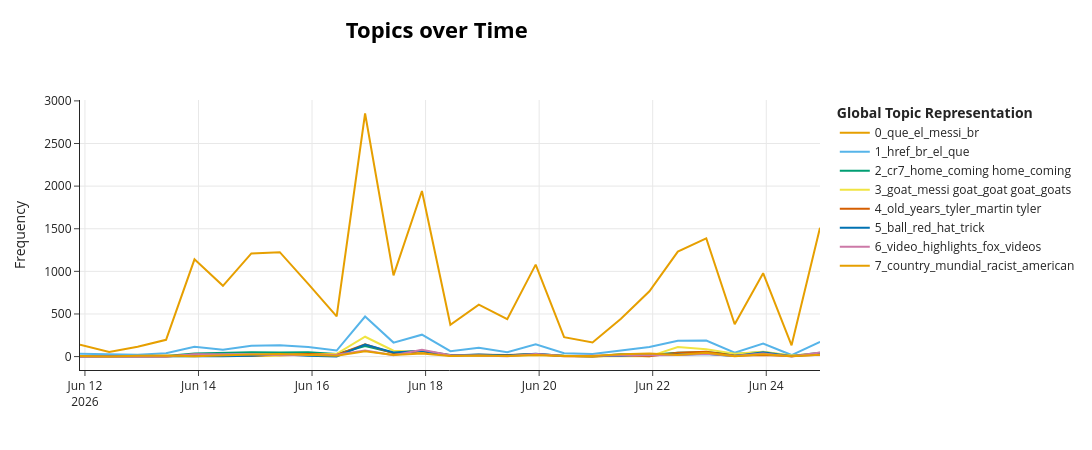

The notebook cell this image was saved under:
### Markdown cell above
---

### 4. Evolución temporal de tópicos

BERTopic puede calcular cómo cambia la prevalencia de cada tópico en el tiempo. Con un solo partido, la granularidad disponible es la fecha/hora de publicación del comentario.

### Code cell
if df is not None and not df.empty and 'topic' in df.columns:
    import time as _time
    _t0 = _time.monotonic()

    # --- Ensure texts is in scope (re-extract from df if needed) ---
    if 'texts' not in dir() or texts is None:
        texts = df['text_clean'].tolist()

    timestamps_raw = df['published_at'] if 'published_at' in df.columns else df.get('created_utc', pd.Series([pd.NaT]*len(df)))
    timestamps = pd.to_datetime(timestamps_raw, errors='coerce')

    # Align texts and timestamps: keep only rows where BOTH are valid
    valid_mask = timestamps.notna() & df['text_clean'].notna()
    n_valid = valid_mask.sum()
    print(f"Comentarios con timestamp + texto valido: {n_valid}/{len(df)}")

    if n_valid > 10:
        try:
            # NOTE: BERTopic's topics_over_time requires docs matching the fitting data.
            # With nr_bins=20 and tuning=False, 20K+ docs complete in <10s.
            span_days = (timestamps[valid_mask].max() - timestamps[valid_mask].min()).total_seconds() / 86400
            nr_bins = max(20, min(int(span_days * 2), 48))
            print(f"Rango fechas: {span_days:.1f} dias, nr_bins={nr_bins}")

            tot_df = topics_over_time_df(
                model, texts, timestamps,
                nr_bins=nr_bins,
                global_tuning=False,
                evolution_tuning=False,
            )

            _elapsed = _time.monotonic() - _t0
            if not tot_df.empty:
                print(f"Evolucion temporal calculada: {tot_df.shape[0]} filas ({_elapsed:.1f}s)")
                try:
                    fig = model.visualize_topics_over_time(tot_df, top_n_topics=min(8, tot_df['Topic'].nunique()))
                    fig.show()
                except Exception as exc:
                    print(f"Visualizacion no disponible: {exc}")
                    display(tot_df.head(10))
            else:
                print("No se pudo calcular la evolucion temporal.")
        except Exception as exc:
            print(f"Evolucion temporal omitida (error): {exc}")
    else:
        print(f"Solo {n_valid} comentarios con timestamp valido — insuficiente.")

### Figure 1 — Plotly figure (JSON) as saved in the notebook; plotly's stock layout.template omitted (floating-point values rounded to 4 significant figures)
{"data": [{"hoverinfo": "text", "hovertext": ["<b>Topic 0</b><br>Words: méxico, mexico, vamos, mexicano, que", "<b>Topic 0</b><br>Words: méxico, cup started, mexico, egypt, cup", "<b>Topic 0</b><br>Words: paraguay, el, que, en, es", "<b>Topic 0</b><br>Words: que, paraguay, el, la, en", "<b>Topic 0</b><br>Words: brazil, morocco, brasil, marruecos, el", "<b>Topic 0</b><br>Words: germany, brazil, que, marruecos, en", "<b>Topic 0</b><br>Words: japan, germany, game, br, team", "<b>Topic 0</b><br>Words: verde, spain, cape, cape verde, españa", "<b>Topic 0</b><br>Words: spain, verde, germany, cape, cape verde", "<b>Topic 0</b><br>Words: world, france, cup, world cup, mbappe", "<b>Topic 0</b><br>Words: messi, que, el, argentina, la", "<b>Topic 0</b><br>Words: messi, que, argentina, el, es", "<b>Topic 0</b><br>Words: england, kane, croatia, tuchel, team", "<b>Topic 0</b><br>Words: england, world, cup, colombia, el", "<b>Topic 0</b><br>Words: mexico, korea, game, england, team", "<b>Topic 0</b><br>Words: mexico, que, korea, br, méxico", "<b>Topic 0</b><br>Words: brazil, haiti, br, qatar, team", "<b>Topic 0</b><br>Words: turkey, paraguay, team, brazil, turkish", "<b>Topic 0</b><br>Words: alemania, brazil, la, que, el", "<b>Topic 0</b><br>Words: spain, iran, world, cup, world cup", "<b>Topic 0</b><br>Words: japan, verde, uruguay, iran, cape", "<b>Topic 0</b><br>Words: messi, argentina, que, el, la", "<b>Topic 0</b><br>Words: messi, argentina, mbappe, france, world", "<b>Topic 0</b><br>Words: portugal, uzbekistan, ronaldo, messi, world", "<b>Topic 0</b><br>Words: ghana, england, colombia, portugal, team", "<b>Topic 0</b><br>Words: colombia, portugal, congo, world, ronaldo", "<b>Topic 0</b><br>Words: haiti, mexico, korea, south, team"], "marker": {"color": "#E69F00"}, "mode": "lines", "name": "0_que_el_messi_br", "type": "scatter", "x": ["2026-06-11T21:54:46.786000000", "2026-06-12T10:15:22.185185185", "2026-06-12T22:16:29.370370370", "2026-06-13T10:17:36.555555555", "2026-06-13T22:18:43.740740740", "2026-06-14T10:19:50.925925925", "2026-06-14T22:20:58.111111111", "2026-06-15T10:22:05.296296296", "2026-06-15T22:23:12.481481481", "2026-06-16T10:24:19.666666666", "2026-06-16T22:25:26.851851851", "2026-06-17T10:26:34.037037037", "2026-06-17T22:27:41.222222222", "2026-06-18T10:28:48.407407407", "2026-06-18T22:29:55.592592592", "2026-06-19T10:31:02.777777777", "2026-06-19T22:32:09.962962963", "2026-06-20T10:33:17.148148148", "2026-06-20T22:34:24.333333333", "2026-06-21T10:35:31.518518518", "2026-06-21T22:36:38.703703703", "2026-06-22T10:37:45.888888889", "2026-06-22T22:38:53.074074074", "2026-06-23T10:40:00.259259259", "2026-06-23T22:41:07.444444444", "2026-06-24T10:42:14.629629629", "2026-06-24T22:43:21.814814814"], "y": [138, 53, 115, 197, 1141, 830, 1210, 1225, 854, 472, 2852, 952, 1943, 374, 610, 439, 1079, 228, 165, 443, 766, 1231, 1386, 380, 979, 132, 1512]}, {"hoverinfo": "text", "hovertext": ["<b>Topic 1</b><br>Words: que, commentary, spanish, gracias, es", "<b>Topic 1</b><br>Words: voice, women, commentating, commentator, lady", "<b>Topic 1</b><br>Words: spanish, ja, cantor, hubieras, ja ja", "<b>Topic 1</b><br>Words: br, br br, spanish, cantor, boast", "<b>Topic 1</b><br>Words: href, gracias, es, crack, es crack", "<b>Topic 1</b><br>Words: href, thank comment, facto, información, know right", "<b>Topic 1</b><br>Words: href, commentary, song, spanish, cerezo", "<b>Topic 1</b><br>Words: 11ujg xsify4oqcd2t29sp54iasaw, xsify4oqcd2t29sp54iasaw, href, href uckszu2wh9gy1mb0dv, 11ujg", "<b>Topic 1</b><br>Words: br, grass, grass br, feel, walk", "<b>Topic 1</b><br>Words: flute, vazinha, vazinha br, br vazinha, href", "<b>Topic 1</b><br>Words: el, la, que, es, href", "<b>Topic 1</b><br>Words: ja, href, el, ja ja, llorar", "<b>Topic 1</b><br>Words: href, el, gvardiol, penal, english", "<b>Topic 1</b><br>Words: href, dai, padre, salud, su padre", "<b>Topic 1</b><br>Words: href, language, know language, commentators, thank", "<b>Topic 1</b><br>Words: english, beatles, banner english, monkees uk, uk beatles", "<b>Topic 1</b><br>Words: href, commentary, thanks, commentators, spanish", "<b>Topic 1</b><br>Words: 8gf1xp_zk8jk8gsdri2wcw, 11ujg 8gf1xp_zk8jk8gsdri2wcw, turquia, 8gf1xp_zk8jk8gsdri2wcw href, express", "<b>Topic 1</b><br>Words: embarrassing, emotion, href, emotion emotion, embarrassing announcement", "<b>Topic 1</b><br>Words: spanish, href, finish, color, color commentary", "<b>Topic 1</b><br>Words: commentators, commentator, female, idiot, sigue", "<b>Topic 1</b><br>Words: el, el mejor, mejor, que, penal", "<b>Topic 1</b><br>Words: br, la, fran, los, el", "<b>Topic 1</b><br>Words: agarrense, href cute, el goleador, fran, cute", "<b>Topic 1</b><br>Words: href, la, el, siuuu, consa", "<b>Topic 1</b><br>Words: dury, peter dury, peter, greatest time, commentator", "<b>Topic 1</b><br>Words: href, crying, br, celebration, el"], "marker": {"color": "#56B4E9"}, "mode": "lines", "name": "1_href_br_el_que", "type": "scatter", "x": ["2026-06-11T21:54:46.786000000", "2026-06-12T10:15:22.185185185", "2026-06-12T22:16:29.370370370", "2026-06-13T10:17:36.555555555", "2026-06-13T22:18:43.740740740", "2026-06-14T10:19:50.925925925", "2026-06-14T22:20:58.111111111", "2026-06-15T10:22:05.296296296", "2026-06-15T22:23:12.481481481", "2026-06-16T10:24:19.666666666", "2026-06-16T22:25:26.851851851", "2026-06-17T10:26:34.037037037", "2026-06-17T22:27:41.222222222", "2026-06-18T10:28:48.407407407", "2026-06-18T22:29:55.592592592", "2026-06-19T10:31:02.777777777", "2026-06-19T22:32:09.962962963", "2026-06-20T10:33:17.148148148", "2026-06-20T22:34:24.333333333", "2026-06-21T10:35:31.518518518", "2026-06-21T22:36:38.703703703", "2026-06-22T10:37:45.888888889", "2026-06-22T22:38:53.074074074", "2026-06-23T10:40:00.259259259", "2026-06-23T22:41:07.444444444", "2026-06-24T10:42:14.629629629", "2026-06-24T22:43:21.814814814"], "y": [34, 29, 21, 40, 114, 80, 128, 134, 112, 71, 470, 164, 257, 63, 103, 51, 144, 40, 29, 72, 112, 187, 189, 46, 152, 18, 173]}, {"hoverinfo": "text", "hovertext": ["<b>Topic 2</b><br>Words: descerebrado f7p, cobertura que, cobertura, f7pno, f7pno seas", "<b>Topic 2</b><br>Words: version, y5d br, y5d, better version, version better", "<b>Topic 2</b><br>Words: date title, 2333 date, 2333, date, title", "<b>Topic 2</b><br>Words: anciano ya, así por, debería que, desactualizado además, es envidioso", "<b>Topic 2</b><br>Words: chances, good, past, 7698, 1am", "<b>Topic 2</b><br>Words: 2014, 2026, history, history repeats, repeats", "<b>Topic 2</b><br>Words: mama, wait tomorrow, years mama, money, past", "<b>Topic 2</b><br>Words: apuestas, el insomnio, insomnio, las apuestas, 64", "<b>Topic 2</b><br>Words: 2026, mama, flashbacks, chai, mama problem", "<b>Topic 2</b><br>Words: prediction, predicted, kid, kid predicted, href", "<b>Topic 2</b><br>Words: cr7, 2022, ago, years, lo", "<b>Topic 2</b><br>Words: cr7, day office, office, home, 10 million", "<b>Topic 2</b><br>Words: coming home, home, coming, cr7, half", "<b>Topic 2</b><br>Words: money money, money, coming home, home, coming", "<b>Topic 2</b><br>Words: addiction, gambling addiction, money 1800, 1800, gambling", "<b>Topic 2</b><br>Words: luck, casa, commentary, lucky, decision cost", "<b>Topic 2</b><br>Words: 10 zero, closer 10, pay, tax, closer", "<b>Topic 2</b><br>Words: luck, albitro eran, 50 bet, bet entire, commodities basically", "<b>Topic 2</b><br>Words: partidos dormirzzz, lejos regreso, dormirzzz, casa partidos, bien lejos", "<b>Topic 2</b><br>Words: woke, years, 25hra, ago just, daylight", "<b>Topic 2</b><br>Words: challenge, lucky, past, ancient history, 1950 1990", "<b>Topic 2</b><br>Words: cr7, chau, pa que, años, que", "<b>Topic 2</b><br>Words: cr7, años, esta cr7, nou, camp nou", "<b>Topic 2</b><br>Words: cr7, br br, br, simpsons, cr7 el", "<b>Topic 2</b><br>Words: cr7, home, years ago, years, ago", "<b>Topic 2</b><br>Words: cr7, 2034 world, clear information, different wish, information yes", "<b>Topic 2</b><br>Words: coming, birth rates, home, coming home, home coming"], "marker": {"color": "#009E73"}, "mode": "lines", "name": "2_cr7_home_coming home_coming", "type": "scatter", "x": ["2026-06-11T21:54:46.786000000", "2026-06-12T10:15:22.185185185", "2026-06-12T22:16:29.370370370", "2026-06-13T10:17:36.555555555", "2026-06-13T22:18:43.740740740", "2026-06-14T10:19:50.925925925", "2026-06-14T22:20:58.111111111", "2026-06-15T10:22:05.296296296", "2026-06-15T22:23:12.481481481", "2026-06-16T10:24:19.666666666", "2026-06-16T22:25:26.851851851", "2026-06-17T10:26:34.037037037", "2026-06-17T22:27:41.222222222", "2026-06-18T10:28:48.407407407", "2026-06-18T22:29:55.592592592", "2026-06-19T10:31:02.777777777", "2026-06-19T22:32:09.962962963", "2026-06-20T10:33:17.148148148", "2026-06-20T22:34:24.333333333", "2026-06-21T10:35:31.518518518", "2026-06-21T22:36:38.703703703", "2026-06-22T10:37:45.888888889", "2026-06-22T22:38:53.074074074", "2026-06-23T10:40:00.259259259", "2026-06-23T22:41:07.444444444", "2026-06-24T10:42:14.629629629", "2026-06-24T22:43:21.814814814"], "y": [5, 4, 1, 6, 35, 41, 52, 48, 51, 31, 123, 45, 67, 20, 15, 16, 29, 9, 1, 26, 22, 45, 52, 30, 54, 7, 45]}, {"hoverinfo": "text", "hovertext": ["<b>Topic 3</b><br>Words: oportunidad, dios, vinci, búscale dios, oportunidad cuídate", "<b>Topic 3</b><br>Words: questions, religion, ai, worldview, repent sins", "<b>Topic 3</b><br>Words: unrest, jesus, vida, ai replacing, coming jesus", "<b>Topic 3</b><br>Words: ii official, precedes, edward ii, edward, trademarks year", "<b>Topic 3</b><br>Words: conqueror, clash conqueror, conqueror haki, haki, holy early", "<b>Topic 3</b><br>Words: god, jesus, prophet, salvation, jesus loves", "<b>Topic 3</b><br>Words: vuestro, dog kitchen, anthony goat, miracle man, shepherd", "<b>Topic 3</b><br>Words: catolica, reality, cope, holy, 99 faith", "<b>Topic 3</b><br>Words: goats, goat, goliath, david, ask", "<b>Topic 3</b><br>Words: goats, goat, don, animals, people", "<b>Topic 3</b><br>Words: goat, goat goat, messi, dictator, messi goat", "<b>Topic 3</b><br>Words: goat, el, god, goat debate, bro goat", "<b>Topic 3</b><br>Words: goat, goat goat, messi goat, real goat, goat br", "<b>Topic 3</b><br>Words: goat, english goat, goat messi, messi goat, errr pele", "<b>Topic 3</b><br>Words: goat, card goat, amargado wey, tan perro, rey pelele", "<b>Topic 3</b><br>Words: save protect, recite prayer, recite, prayer, protect", "<b>Topic 3</b><br>Words: br, br br, god, sins, jesus", "<b>Topic 3</b><br>Words: jesús, crees, br, dios, alguna vez", "<b>Topic 3</b><br>Words: vinicues key, key point, point match, vinicues, match assist", "<b>Topic 3</b><br>Words: worship, cristo, success, success life, busquen", "<b>Topic 3</b><br>Words: satan, 8tell, collaborating, causes destruction, collaborating satan", "<b>Topic 3</b><br>Words: goat, messi goat, goat messi, messi, magic man", "<b>Topic 3</b><br>Words: goat, messi, goat messi, messi goat, real goat", "<b>Topic 3</b><br>Words: goat, goats, messi goat, goats goat, messi", "<b>Topic 3</b><br>Words: goat, messi goat, goat messi, cabra, br", "<b>Topic 3</b><br>Words: goat, goats, goat goat, compeditive generation, fan atleast", "<b>Topic 3</b><br>Words: goat, truth, religion, real goat, goat goat"], "marker": {"color": "#F0E442"}, "mode": "lines", "name": "3_goat_messi goat_goat goat_goats", "type": "scatter", "x": ["2026-06-11T21:54:46.786000000", "2026-06-12T10:15:22.185185185", "2026-06-12T22:16:29.370370370", "2026-06-13T10:17:36.555555555", "2026-06-13T22:18:43.740740740", "2026-06-14T10:19:50.925925925", "2026-06-14T22:20:58.111111111", "2026-06-15T10:22:05.296296296", "2026-06-15T22:23:12.481481481", "2026-06-16T10:24:19.666666666", "2026-06-16T22:25:26.851851851", "2026-06-17T10:26:34.037037037", "2026-06-17T22:27:41.222222222", "2026-06-18T10:28:48.407407407", "2026-06-18T22:29:55.592592592", "2026-06-19T10:31:02.777777777", "2026-06-19T22:32:09.962962963", "2026-06-20T10:33:17.148148148", "2026-06-20T22:34:24.333333333", "2026-06-21T10:35:31.518518518", "2026-06-21T22:36:38.703703703", "2026-06-22T10:37:45.888888889", "2026-06-22T22:38:53.074074074", "2026-06-23T10:40:00.259259259", "2026-06-23T22:41:07.444444444", "2026-06-24T10:42:14.629629629", "2026-06-24T22:43:21.814814814"], "y": [3, 4, 2, 1, 3, 17, 6, 11, 29, 32, 233, 69, 54, 11, 6, 8, 20, 9, 1, 8, 3, 112, 86, 34, 57, 14, 39]}, {"hoverinfo": "text", "hovertext": ["<b>Topic 4</b><br>Words: brian que, chicago pero, deber siento, mi vecino, hables brian", "<b>Topic 4</b><br>Words: 14 años, 5286, dias son, escucho la, 5286 días", "<b>Topic 4</b><br>Words: best bro, bro, best, , ", "<b>Topic 4</b><br>Words: injured, realize br, maturity realize, br vini, messi yamal", "<b>Topic 4</b><br>Words: la edad, edad, injured, 20 anymore, dijo scaloni", "<b>Topic 4</b><br>Words: 300 millions, didn asked, amazing jumped, asked brady, armies dive", "<b>Topic 4</b><br>Words: 40, 91, old, prime, 15", "<b>Topic 4</b><br>Words: 40, old, ordinary, performance, looks", "<b>Topic 4</b><br>Words: 40, old, years, years old, advertisements", "<b>Topic 4</b><br>Words: 39, 38, days, 34, 34 days", "<b>Topic 4</b><br>Words: hang cleats, time hang, think time, guy, cleats", "<b>Topic 4</b><br>Words: just, good, point difference, maturity, best", "<b>Topic 4</b><br>Words: old, years old, years, need retire, retiring", "<b>Topic 4</b><br>Words: tyler, martin tyler, martin, old, legend yeah", "<b>Topic 4</b><br>Words: martin tyler, martin, tyler, 80, commentating", "<b>Topic 4</b><br>Words: martin tyler, martin, tyler, legend, guy", "<b>Topic 4</b><br>Words: 30secs won, 30secs, 45 secs, bull poodle, matter doing", "<b>Topic 4</b><br>Words: 51 55, 55 minutes, 51, 55, minutes", "<b>Topic 4</b><br>Words: injury, coming injury, 18, works, years", "<b>Topic 4</b><br>Words: blessing helped, eeeww likable, eeeww, bro mom, helped make", "<b>Topic 4</b><br>Words: 39, 40, guy, hes, years", "<b>Topic 4</b><br>Words: 38, 39, age, 38 los, años", "<b>Topic 4</b><br>Words: 27, chump, cares wc, extraordinary 27, end sports", "<b>Topic 4</b><br>Words: years old, 38, hes, days, 39", "<b>Topic 4</b><br>Words: knows, age 41, calm ya, bro chill, 41 unbelievable", "<b>Topic 4</b><br>Words: old, hating, injured, age, rest"], "marker": {"color": "#D55E00"}, "mode": "lines", "name": "4_old_years_tyler_martin tyler", "type": "scatter", "x": ["2026-06-11T21:54:46.786000000", "2026-06-12T22:16:29.370370370", "2026-06-13T10:17:36.555555555", "2026-06-13T22:18:43.740740740", "2026-06-14T10:19:50.925925925", "2026-06-14T22:20:58.111111111", "2026-06-15T10:22:05.296296296", "2026-06-15T22:23:12.481481481", "2026-06-16T10:24:19.666666666", "2026-06-16T22:25:26.851851851", "2026-06-17T10:26:34.037037037", "2026-06-17T22:27:41.222222222", "2026-06-18T10:28:48.407407407", "2026-06-18T22:29:55.592592592", "2026-06-19T10:31:02.777777777", "2026-06-19T22:32:09.962962963", "2026-06-20T10:33:17.148148148", "2026-06-20T22:34:24.333333333", "2026-06-21T10:35:31.518518518", "2026-06-21T22:36:38.703703703", "2026-06-22T10:37:45.888888889", "2026-06-22T22:38:53.074074074", "2026-06-23T10:40:00.259259259", "2026-06-23T22:41:07.444444444", "2026-06-24T10:42:14.629629629", "2026-06-24T22:43:21.814814814"], "y": [1, 3, 1, 23, 9, 9, 16, 31, 19, 143, 39, 62, 13, 21, 18, 26, 5, 1, 17, 4, 45, 57, 11, 20, 6, 22]}, {"hoverinfo": "text", "hovertext": ["<b>Topic 5</b><br>Words: roja, red, la roja, cards, fue", "<b>Topic 5</b><br>Words: card manito, card flopping, flopping im, mandamos la, ya mismo", "<b>Topic 5</b><br>Words: donde quieras, perico donde, es verde, perico, es perico", "<b>Topic 5</b><br>Words: ball, ball hope, ball sissies, camera view, fairer", "<b>Topic 5</b><br>Words: foul halftime, itching, pink cleats, raphinha bono, finger itching", "<b>Topic 5</b><br>Words: yellow, yellow cards, cards, netherlands, yellow card", "<b>Topic 5</b><br>Words: cabo verde, cabo, verde, doku, penalty", "<b>Topic 5</b><br>Words: rabo verde, rabo, contact, verde, clear", "<b>Topic 5</b><br>Words: 50 mil, cuesta 50, apenas cuesta, mil euros, equipo cabo", "<b>Topic 5</b><br>Words: hat, hat trick, trick, roja, red", "<b>Topic 5</b><br>Words: red, roja, red card, card, hat trick", "<b>Topic 5</b><br>Words: penalty, ball, rule, hat trick, trick", "<b>Topic 5</b><br>Words: gabriel penalty, penalty, gabriel, anula por, cr7 hat", "<b>Topic 5</b><br>Words: ball, defender, keeper, catch, penalty", "<b>Topic 5</b><br>Words: ball, keeper, punch, punch ball, ball don", "<b>Topic 5</b><br>Words: red, card, red card, referee, yellow", "<b>Topic 5</b><br>Words: es roja, announces, detras es, dar pisoton, box referee", "<b>Topic 5</b><br>Words: referee, happened href, did punsh, does referee, head ur", "<b>Topic 5</b><br>Words: orange, red, shirts, orange shirts, bit", "<b>Topic 5</b><br>Words: cabo verde, cabo, body, defender, past defender", "<b>Topic 5</b><br>Words: hat trick, trick, trick missed, hat, roja", "<b>Topic 5</b><br>Words: ball, hands ball, penalty, la, ball control", "<b>Topic 5</b><br>Words: abt good, auxsiliares, devious, auxsiliares donde, corruptos digo", "<b>Topic 5</b><br>Words: penalty, pk, red, ball, foul", "<b>Topic 5</b><br>Words: offsides, things, acted going, basketball stupid, attacker body", "<b>Topic 5</b><br>Words: ball, line, edge, edge line, chip"], "marker": {"color": "#0072B2"}, "mode": "lines", "name": "5_ball_red_hat_trick", "type": "scatter", "x": ["2026-06-11T21:54:46.786000000", "2026-06-12T22:16:29.370370370", "2026-06-13T10:17:36.555555555", "2026-06-13T22:18:43.740740740", "2026-06-14T10:19:50.925925925", "2026-06-14T22:20:58.111111111", "2026-06-15T10:22:05.296296296", "2026-06-15T22:23:12.481481481", "2026-06-16T10:24:19.666666666", "2026-06-16T22:25:26.851851851", "2026-06-17T10:26:34.037037037", "2026-06-17T22:27:41.222222222", "2026-06-18T10:28:48.407407407", "2026-06-18T22:29:55.592592592", "2026-06-19T10:31:02.777777777", "2026-06-19T22:32:09.962962963", "2026-06-20T10:33:17.148148148", "2026-06-20T22:34:24.333333333", "2026-06-21T10:35:31.518518518", "2026-06-21T22:36:38.703703703", "2026-06-22T10:37:45.888888889", "2026-06-22T22:38:53.074074074", "2026-06-23T10:40:00.259259259", "2026-06-23T22:41:07.444444444", "2026-06-24T10:42:14.629629629", "2026-06-24T22:43:21.814814814"], "y": [4, 2, 1, 7, 4, 9, 27, 11, 1, 141, 48, 68, 12, 24, 14, 34, 8, 7, 7, 30, 21, 29, 8, 52, 4, 38]}, {"hoverinfo": "text", "hovertext": ["<b>Topic 6</b><br>Words: highlights couple, couple days, watching highlights, couple, days", "<b>Topic 6</b><br>Words: espn, espn best, best sports, ago wonderful, ad revenue", "<b>Topic 6</b><br>Words: sabía, telemundo, inteligentes los, fue emocionante, sabía cómo", "<b>Topic 6</b><br>Words: video, highlights, sí ver, davo, ahora sí", "<b>Topic 6</b><br>Words: video, highlights, fake video, old video, estos videos", "<b>Topic 6</b><br>Words: video, fox, highlights, audios, watch", "<b>Topic 6</b><br>Words: video, highlights, watch, dont continue, believe fox", "<b>Topic 6</b><br>Words: highlights, fox, video, usted, does fox", "<b>Topic 6</b><br>Words: video, vozinha highlight, watching, youtube, vozinha", "<b>Topic 6</b><br>Words: video, el video, youtube, este video, el", "<b>Topic 6</b><br>Words: video, fox sports, fox, sports, watching", "<b>Topic 6</b><br>Words: highlights, best highlights, video, highlight, best", "<b>Topic 6</b><br>Words: songs, highlight, video, highlights, videos", "<b>Topic 6</b><br>Words: video, highlights, offside, 16 line, score video", "<b>Topic 6</b><br>Words: vídeo, fox, commentator world, bien pnch, awful american", "<b>Topic 6</b><br>Words: video, 1080p, la resolucion, resolucion, highlights", "<b>Topic 6</b><br>Words: video, boring highlights, clearly video, bounce didn, entered wrong", "<b>Topic 6</b><br>Words: video, screen, seconds, highlights, min", "<b>Topic 6</b><br>Words: highlights, ksa offense, diario, ksa, watch", "<b>Topic 6</b><br>Words: videos, los videos, video, sharing come, copyright", "<b>Topic 6</b><br>Words: video, highlights, channel, highlight, youtuber channel", "<b>Topic 6</b><br>Words: button join, subscribe button, join football, football community, community", "<b>Topic 6</b><br>Words: highlights, video, videos, videos diarios, diarios", "<b>Topic 6</b><br>Words: sped little, video sped, watching today, sped, little bit", "<b>Topic 6</b><br>Words: subscribe football, football content, subscribe, content, content subscribe"], "marker": {"color": "#CC79A7"}, "mode": "lines", "name": "6_video_highlights_fox_videos", "type": "scatter", "x": ["2026-06-11T21:54:46.786000000", "2026-06-12T10:15:22.185185185", "2026-06-13T10:17:36.555555555", "2026-06-13T22:18:43.740740740", "2026-06-14T10:19:50.925925925", "2026-06-14T22:20:58.111111111", "2026-06-15T10:22:05.296296296", "2026-06-15T22:23:12.481481481", "2026-06-16T10:24:19.666666666", "2026-06-16T22:25:26.851851851", "2026-06-17T10:26:34.037037037", "2026-06-17T22:27:41.222222222", "2026-06-18T10:28:48.407407407", "2026-06-18T22:29:55.592592592", "2026-06-19T10:31:02.777777777", "2026-06-19T22:32:09.962962963", "2026-06-20T10:33:17.148148148", "2026-06-21T10:35:31.518518518", "2026-06-21T22:36:38.703703703", "2026-06-22T10:37:45.888888889", "2026-06-22T22:38:53.074074074", "2026-06-23T10:40:00.259259259", "2026-06-23T22:41:07.444444444", "2026-06-24T10:42:14.629629629", "2026-06-24T22:43:21.814814814"], "y": [1, 3, 1, 26, 26, 28, 16, 19, 21, 71, 17, 81, 15, 12, 5, 29, 8, 13, 15, 19, 32, 6, 37, 2, 47]}, {"hoverinfo": "text", "hovertext": ["<b>Topic 7</b><br>Words: piojo, cuando, bit racist, compas jaja, cafe felt", "<b>Topic 7</b><br>Words: american mean, american, mean, , ", "<b>Topic 7</b><br>Words: ee uu, ee, uu, país, brought belt", "<b>Topic 7</b><br>Words: estados unidos, estados, unidos, america, los", "<b>Topic 7</b><br>Words: addressing guess, better delight, birthright illegal, citizenship process, delight primaries", "<b>Topic 7</b><br>Words: racism, country, country crazy, muslim, commentary stole", "<b>Topic 7</b><br>Words: country, país, colony countries, rlly giving, rlly", "<b>Topic 7</b><br>Words: country, huite, african, gks, candidatos", "<b>Topic 7</b><br>Words: country, rights, declaration, declaration human, usa underdog", "<b>Topic 7</b><br>Words: black, black people, mundial, european, black friend", "<b>Topic 7</b><br>Words: mundial, el mundial, el, que, allah", "<b>Topic 7</b><br>Words: quiera, el mundial, donde quiera, quiera en, raciste", "<b>Topic 7</b><br>Words: american, mundial, americans, humor, guns", "<b>Topic 7</b><br>Words: te, adulterar el, adultos te, againn, adulterar", "<b>Topic 7</b><br>Words: gdl, freedom, uk, que nos, una", "<b>Topic 7</b><br>Words: cause americans, dividir, dividir primero, el cocalombiano, cocalombiano ese", "<b>Topic 7</b><br>Words: country, love, human, cómo, attaching", "<b>Topic 7</b><br>Words: ain american, american thinks, use people, belong wants, bigger deal", "<b>Topic 7</b><br>Words: israel, country, american shut, blanco se, sensible la", "<b>Topic 7</b><br>Words: war crimes, crimes, war, school, allah", "<b>Topic 7</b><br>Words: genocide, war, genocide war, war does, israel", "<b>Topic 7</b><br>Words: mundial, muslim immigrants, african muslim, hates african, el mundial", "<b>Topic 7</b><br>Words: racist, racism, black, ignorant, race", "<b>Topic 7</b><br>Words: american empire, apparently theres, base cousin, aren ya, cousin stationed", "<b>Topic 7</b><br>Words: racism, candidata ahora, race, candidata, word", "<b>Topic 7</b><br>Words: alot sunscreen, changing country, feed look, country hasn, day feed", "<b>Topic 7</b><br>Words: br, living, terrorist, al america, country"], "marker": {"color": "#E69F00"}, "mode": "lines", "name": "7_country_mundial_racist_american", "type": "scatter", "x": ["2026-06-11T21:54:46.786000000", "2026-06-12T10:15:22.185185185", "2026-06-12T22:16:29.370370370", "2026-06-13T10:17:36.555555555", "2026-06-13T22:18:43.740740740", "2026-06-14T10:19:50.925925925", "2026-06-14T22:20:58.111111111", "2026-06-15T10:22:05.296296296", "2026-06-15T22:23:12.481481481", "2026-06-16T10:24:19.666666666", "2026-06-16T22:25:26.851851851", "2026-06-17T10:26:34.037037037", "2026-06-17T22:27:41.222222222", "2026-06-18T10:28:48.407407407", "2026-06-18T22:29:55.592592592", "2026-06-19T10:31:02.777777777", "2026-06-19T22:32:09.962962963", "2026-06-20T10:33:17.148148148", "2026-06-20T22:34:24.333333333", "2026-06-21T10:35:31.518518518", "2026-06-21T22:36:38.703703703", "2026-06-22T10:37:45.888888889", "2026-06-22T22:38:53.074074074", "2026-06-23T10:40:00.259259259", "2026-06-23T22:41:07.444444444", "2026-06-24T10:42:14.629629629", "2026-06-24T22:43:21.814814814"], "y": [6, 1, 11, 13, 5, 17, 23, 31, 21, 9, 62, 20, 36, 7, 12, 6, 20, 7, 8, 28, 37, 20, 44, 5, 26, 3, 22]}], "layout": {"height": 450, "hoverlabel": {"bgcolor": "white", "font": {"family": "Rockwell", "size": 16}}, "legend": {"title": {"text": "<b>Global Topic Representation"}}, "title": {"font": {"color": "Black", "size": 22}, "text": "<b>Topics over Time</b>", "x": 0.4, "xanchor": "center", "y": 0.95, "yanchor": "top"}, "width": 1250, "xaxis": {"showgrid": true}, "yaxis": {"showgrid": true, "title": {"text": "Frequency"}}}}
